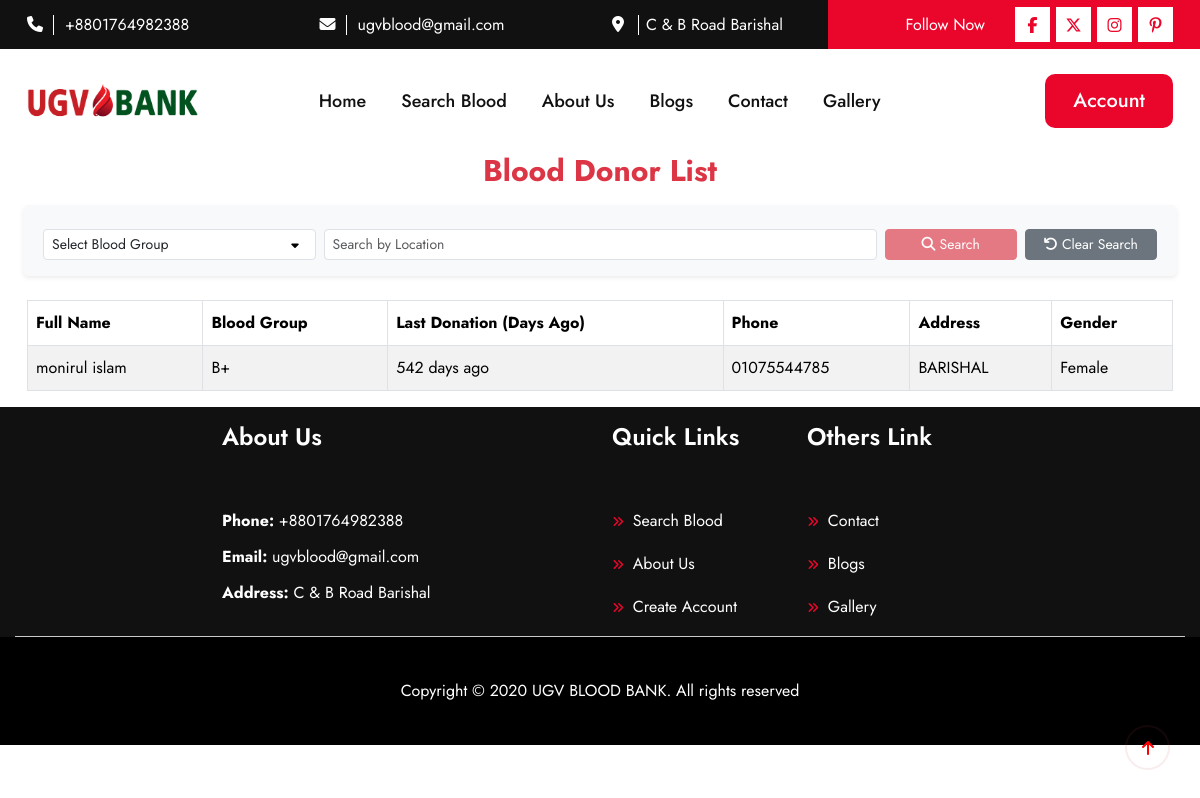
The app's page /donors/, older data.
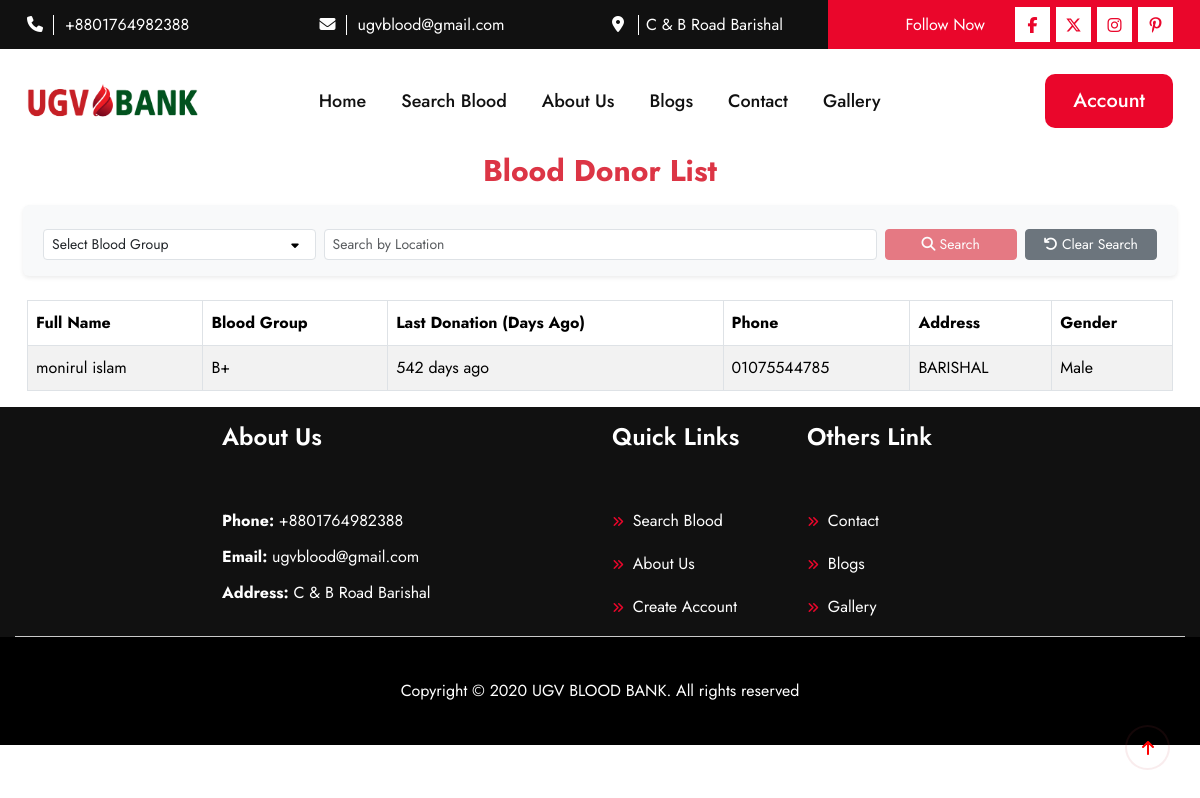
The same page, newer data.
### blood/models.py (models this page shows, shortened)
class DonorProfile(models.Model):
    BLOOD_GROUP_CHOICES = [
        ('A+', 'A+'), ('A-', 'A-'),
        ('B+', 'B+'), ('B-', 'B-'),
        ('AB+', 'AB+'), ('AB-', 'AB-'),
        ('O+', 'O+'), ('O-', 'O-')
    ]
    GENDER_CHOICES = [
        ('M', 'Male'),
        ('F', 'Female'),
        ('O', 'Other'),
    ]
    user = models.OneToOneField(User, on_delete=models.CASCADE)
    full_name = models.CharField(max_length=80)
    profile_picture = models.ImageField(upload_to='profile_pics/', blank=True, null=True)
    blood_group = models.CharField(max_length=3, choices=BLOOD_GROUP_CHOICES)
    gender = models.CharField(max_length=1, choices=GENDER_CHOICES)  # New field for gender
    date_of_birth = models.DateField()
    phone_number = models.CharField(
        max_length=11,
        validators=[RegexValidator(regex=r'^\+?1?\d{9,15}$')]
    )
    present_address = models.TextField(max_length=400)
    permanent_address = models.TextField(max_length=400, blank=True, null=True)
    last_donation_date = models.DateField(blank=True, null=True)
    availability = models.BooleanField(default=True)  # To indicate if they are available for donation

### blood/views.py (the view)
# urls.py: path('donors/', donor_list, name='donor_list'),
def donor_list(request):
    blood_group = request.GET.get('blood_group', '')
    location = request.GET.get('location', '')
    donors = DonorProfile.objects.filter(availability=True)
    if blood_group:
        donors = donors.filter(blood_group=blood_group)
    if location:
        donors = donors.filter(present_address__icontains=location)
    four_months_ago = datetime.now().date() - timedelta(days=4 * 30)  # Roughly 4 months (30 days each)
    donors = donors.filter(last_donation_date__lte=four_months_ago)
    donors = donors.order_by('full_name')
    for donor in donors:
        if donor.last_donation_date:
            today = datetime.now().date()
            donor.days_since_last_donation = (today - donor.last_donation_date).days
        else:
            donor.days_since_last_donation = None
    paginator = Paginator(donors, 5)  # Show 5 donors per page
    page = request.GET.get('page')
    donors = paginator.get_page(page)
    context = {
        'donors': donors,
        'blood_groups': DonorProfile.BLOOD_GROUP_CHOICES,
        'is_search': bool(blood_group or location),
    }
    return render(request, 'donor_list.html', context)

### blood/context_processors.py (called while the page is built)
def site_information(request):
    site_info = SiteInfo.objects.first()
    return {
        'site_info': site_info
    }

### templates/donor_list.html (shortened to what this page needs)
{% extends "base.html" %}
{% block content %}
<div class="container">
    <h4 class="text-center text-danger mb-4">Blood Donor List</h4>
    <form method="get" class="row g-2 mb-4 p-3 bg-light rounded shadow-sm">
        <div class="col-md-3">
            <select name="blood_group" class="form-select form-select-sm">
                <option value="">Select Blood Group</option>
            </select>
        </div>
        <div class="col-md-6">
            <input type="text" name="location" class="form-control form-control-sm" id="location-input" placeholder="Search by Location"
                   value="{{ request.GET.location }}">
        </div>
        <div class="col-md-3 d-flex justify-content-between align-items-center">
            <button type="submit" id="search-button" class="btn btn-danger btn-sm w-50 me-2" disabled>
                <i class="fas fa-search"></i> Search
            </button>
            <a href="{% url 'donor_list' %}" class="btn btn-secondary btn-sm w-50">
                <i class="fas fa-undo"></i> Clear Search
            </a>
        </div>
    </form>
    <div class="table-responsive">
        <table class="table table-striped table-bordered">
            <thead style="background-color: #dc3545; color: white;">
                <tr>
                    <th>Full Name</th>
                    <th>Blood Group</th>
                    <th>Last Donation (Days Ago)</th>
                    <th>Phone</th>
                    <th>Address</th>
                    <th>Gender</th>
                </tr>
            </thead>
            <tbody>
                {% for donor in donors %}
                <tr>
                    <td>{{ donor.full_name }}</td>
                    <td>{{ donor.blood_group }}</td>
                    <td>
                        {% if donor.days_since_last_donation %}
                            {{ donor.days_since_last_donation }} days ago
                        {% else %}
                            Never donated
                        {% endif %}
                    </td>
                    <td>{{ donor.phone_number }}</td>
                    <td>{{ donor.present_address }}</td>
                    <td>{{ donor.get_gender_display }}</td>
                </tr>
                {% empty %}
                <tr>
                    <td colspan="6" class="text-center text-danger">
                        <i class="fas fa-tint"></i> No donors found
                    </td>
                </tr>
                {% endfor %}
            </tbody>
        </table>
    </div>
</div>
{% endblock %}

Row changes from the older to the newer data that the page shows:
changed DonorProfile "monirul islam": gender "Female" → "Male"
